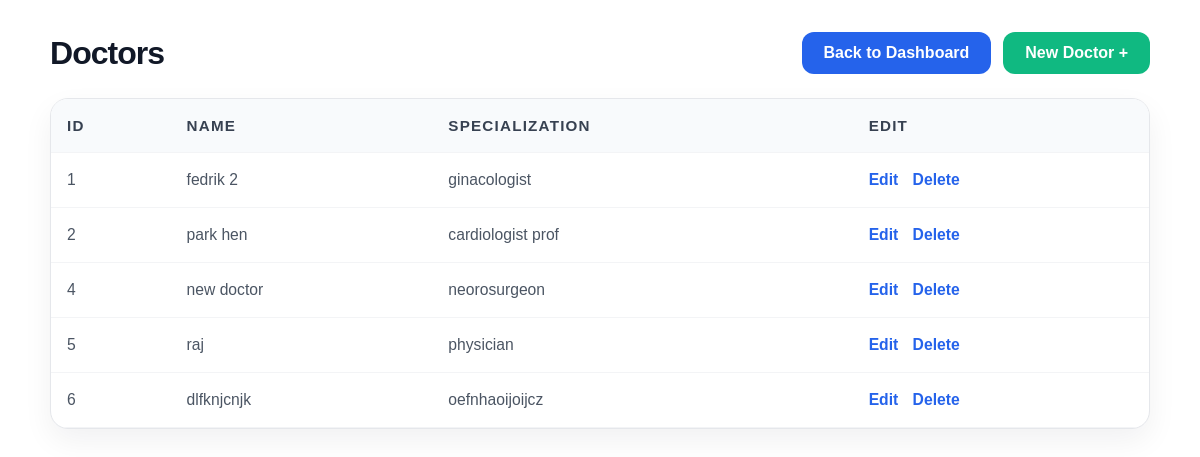
Page /doctors/ (signed in) on the earlier database version.
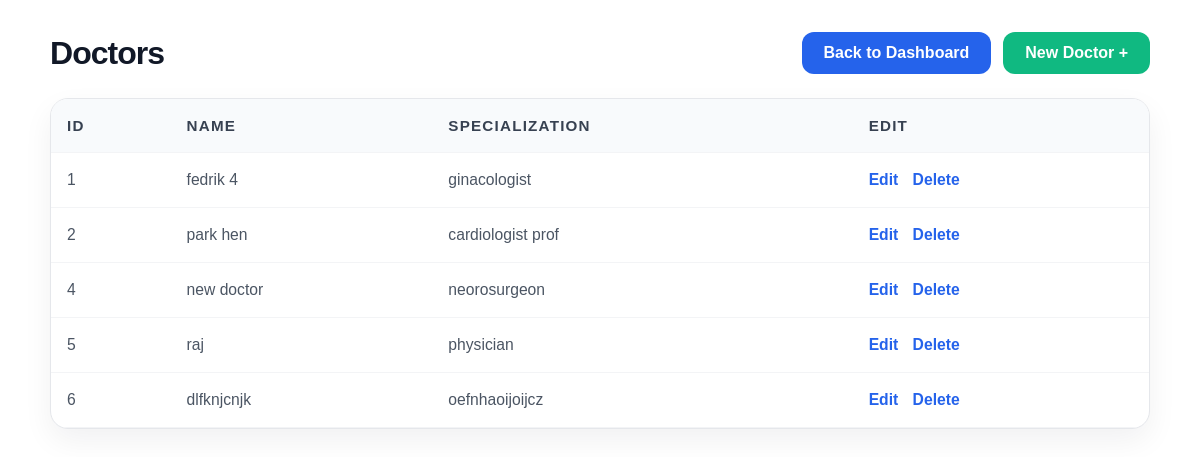
Same page on the later database version.
### doctors/models.py (models this page shows, shortened)
class Doctor(models.Model):
  name = models.CharField(max_length=200)
  specialization = models.CharField(max_length=200)

### doctors/views.py (the view)
# urls.py: path('', doctors_list),
@login_required
def doctors_list(request):
  doctors = Doctor.objects.all()
  return render(request, 'doctor_list.html', {'doctors': doctors})

### doctors/templates/doctor_list.html (shortened to what this page needs)
<div class="list-page-container">
  <div class="list-page-header">
    <h1>Doctors</h1>
    <div style="display:flex; gap:12px; flex-wrap:wrap;">
      <a class="btn-back" href="/dashboard">Back to Dashboard</a>
      <a class="btn-back new-btn" href="/doctors/create">New Doctor +</a>
    </div>
  </div>
  <div class="table-card">
    <div class="table-responsive">
      <table>
        <thead>
          <tr>
            <th>ID</th>
            <th>Name</th>
            <th>Specialization</th>
            <th>Edit</th>
          </tr>
        </thead>
        <tbody>
          {% for doc in doctors %}
          <tr>
            <td>{{ doc.id }}</td>
            <td>{{ doc.name }}</td>
            <td>{{ doc.specialization }}</td>
            <td class="action-links">
              <a href="/doctors/{{ doc.id }}/edit">Edit</a>
              <a href="/doctors/{{ doc.id }}/delete">Delete</a>
            </td>
          </tr>
          {% empty %}
          <tr>
            <td colspan="4" class="empty-state">No doctors found yet.</td>
          </tr>
          {% endfor %}
        </tbody>
      </table>
    </div>
  </div>
</div>

Differences in the rows shown:
changed Doctor "ginacologist": name "fedrik 2" → "fedrik 4"
